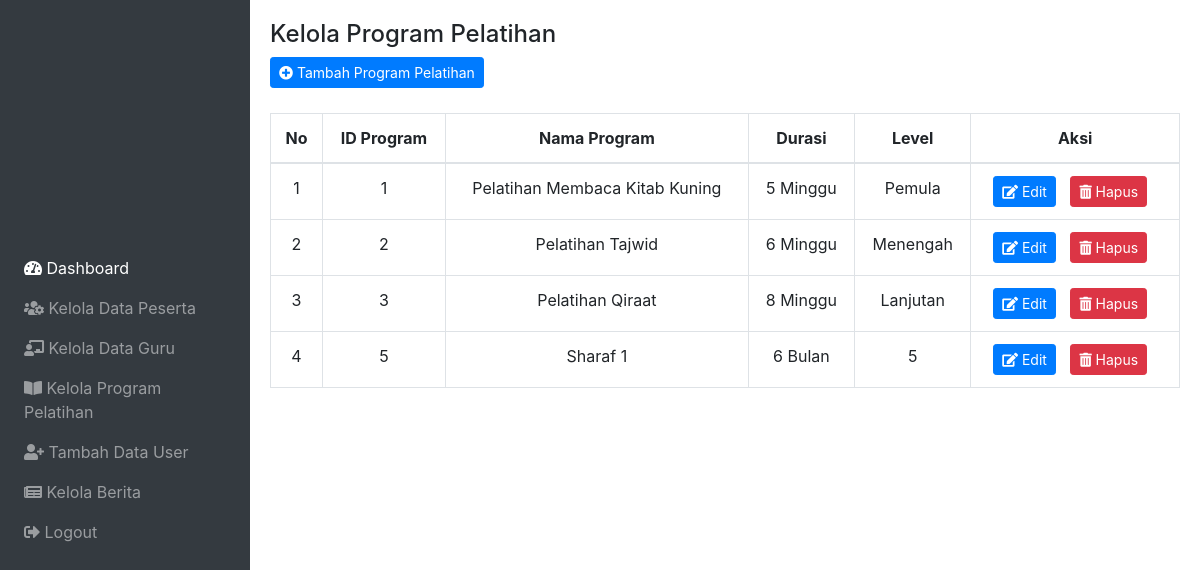
The app's page /menu/admin/kelolaprogram.php (signed in) with its own data.
### tables this page shows
CREATE TABLE `program_pelatihan` (
  `id_program` int(11) NOT NULL,
  `nama_program` varchar(100) NOT NULL,
  `deskripsi` text DEFAULT NULL,
  `durasi` varchar(50) DEFAULT NULL,
  `level` varchar(50) DEFAULT NULL
);

### menu/admin/kelolaprogram.php (the view, shortened to what this page needs)
<?php
require '../../controller/koneksi.php';
$query = "SELECT * FROM program_pelatihan";
$result = $koneksi->query($query);
?>
<!DOCTYPE html>
<html lang="en">
<head>
    <link rel="stylesheet" href="../../css/keloladata.css">
    <link href="https://cdn.jsdelivr.net/npm/bootstrap@5.3.0/dist/css/bootstrap.min.css" rel="stylesheet">
    <link href="https://cdnjs.cloudflare.com/ajax/libs/font-awesome/6.0.0-beta3/css/all.min.css" rel="stylesheet">
</head>
<body>
    <?php include('../template/sidebar.php'); ?>
    <div class="main-content">
        <h4>Kelola Program Pelatihan</h4>
        <a href="tambahprogram.php" class="btn btn-add btn-sm btn-primary">
            <i class="fas fa-plus-circle"></i> Tambah Program Pelatihan
        </a>
        <table class="table table-bordered">
            <thead>
                <tr>
                    <th>No</th>
                    <th>ID Program</th>
                    <th>Nama Program</th>
                    <th>Durasi</th>
                    <th>Level</th>
                    <th>Aksi</th>
                </tr>
            </thead>
            <tbody>
                <?php $no = 1; ?>
                <?php while ($program = $result->fetch_assoc()): ?>
                    <tr>
                        <td><?php echo $no++; ?></td>
                        <td><?php echo $program['id_program']; ?></td>
                        <td><?php echo htmlspecialchars($program['nama_program']); ?></td>
                        <td><?php echo htmlspecialchars($program['durasi']); ?></td>
                        <td><?php echo htmlspecialchars($program['level']); ?></td>
                        <td>
                            <a href="editprogram.php?id=<?php echo $program['id_program']; ?>" class="btn btn-primary btn-sm">
                                <i class="fas fa-edit"></i> Edit
                            </a>
                            <button class="btn btn-danger btn-sm" onclick="deleteProgram(<?php echo $program['id_program']; ?>)">
                                <i class="fas fa-trash-alt"></i> Hapus
                            </button>
                        </td>
                    </tr>
                <?php endwhile; ?>
            </tbody>
        </table>
    </div>
</body>
</html>

### menu/template/sidebar.php (shortened to what this page needs)
<link href="https://stackpath.bootstrapcdn.com/bootstrap/4.5.2/css/bootstrap.min.css" rel="stylesheet">
<link rel="stylesheet" href="../../css/sidebar.css">
<link href="https://cdnjs.cloudflare.com/ajax/libs/font-awesome/5.15.4/css/all.min.css" rel="stylesheet">
<nav class="navbar navbar-expand-lg navbar-dark bg-dark" style="height: 100vh; position: fixed; width: 250px;">
    <div class="collapse navbar-collapse" id="sidebarMenu">
        <ul class="navbar-nav flex-column">
            <li class="nav-item">
                <a class="nav-link active" href="dashboard-admin.php">
                    <i class="fas fa-tachometer-alt"></i> Dashboard
                </a>
            </li>
            <li class="nav-item">
                <a class="nav-link" href="../admin/keloladata.php">
                    <i class="fas fa-users-cog"></i> Kelola Data Peserta
                </a>
            </li>
            <li class="nav-item">
                <a class="nav-link" href="../admin/keloladataguru.php">
                    <i class="fas fa-chalkboard-teacher"></i> Kelola Data Guru
                </a>
            </li>
            <li class="nav-item">
                <a class="nav-link" href="../admin/kelolaprogram.php">
                    <i class="fas fa-book-open"></i> Kelola Program Pelatihan
                </a>
            </li>
            <li class="nav-item">
                <a class="nav-link" href="../admin/tambahdata.php">
                    <i class="fas fa-user-plus"></i> Tambah Data User
                </a>
            </li>
            <li class="nav-item">
                <a class="nav-link" href="#" onclick="showFeatureUnavailableAlert()">
                    <i class="fas fa-newspaper"></i> Kelola Berita
                </a>
            </li>
            <li class="nav-item">
                <a class="nav-link" href="#" onclick="confirmLogout()">
                    <i class="fas fa-sign-out-alt"></i> Logout
                </a>
            </li>
        </ul>
    </div>
</nav>

### css/keloladata.css (style rules this page uses)
body { font-family: Arial, sans-serif; display: flex; margin: 0; padding: 0; }
.main-content { margin-left: 250px; padding: 20px; width: calc(100% - 250px); }
table { width: 100%; border-collapse: collapse; margin-top: 10px; }
table th, table td { padding: 10px; border: 1px solid #ddd; text-align: center; }
table th { background-color: #2c3e50; color: #ecf0f1; }
button { background-color: #3498db; color: white; }

### css/sidebar.css (style rules this page uses)
body { display: flex; }
.main-content { width: 100%; margin-left: 250px; padding: 20px; }

### menu/admin/kelolaprogram.php (style rules this page uses)
.btn-add { margin-bottom: 15px; font-weight: bold; background-color: #28a745; color: white; }
.table th, .table td { text-align: center; vertical-align: middle; }
.btn { font-size: 0.9rem; padding: 6px 12px; }
.table td a, .table td button { margin-right: 10px; }

### records on screen
program_pelatihan: id_program "1", nama_program "Pelatihan Membaca Kitab Kuning", durasi "5 Minggu", level "Pemula"
program_pelatihan: id_program "2", nama_program "Pelatihan Tajwid", durasi "6 Minggu", level "Menengah"
program_pelatihan: id_program "3", nama_program "Pelatihan Qiraat", durasi "8 Minggu", level "Lanjutan"
program_pelatihan: id_program "5", nama_program "Sharaf 1", durasi "6 Bulan", level "5"
